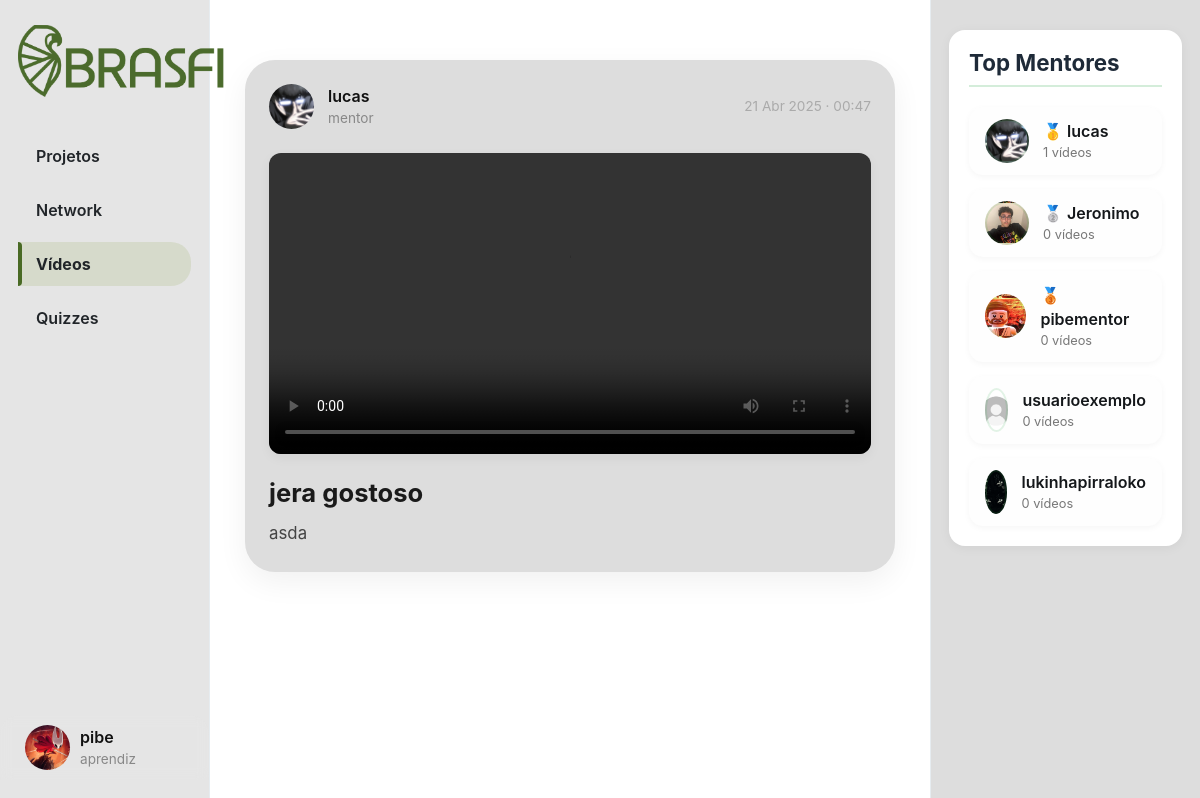
The app's page /videos (signed in), older data.
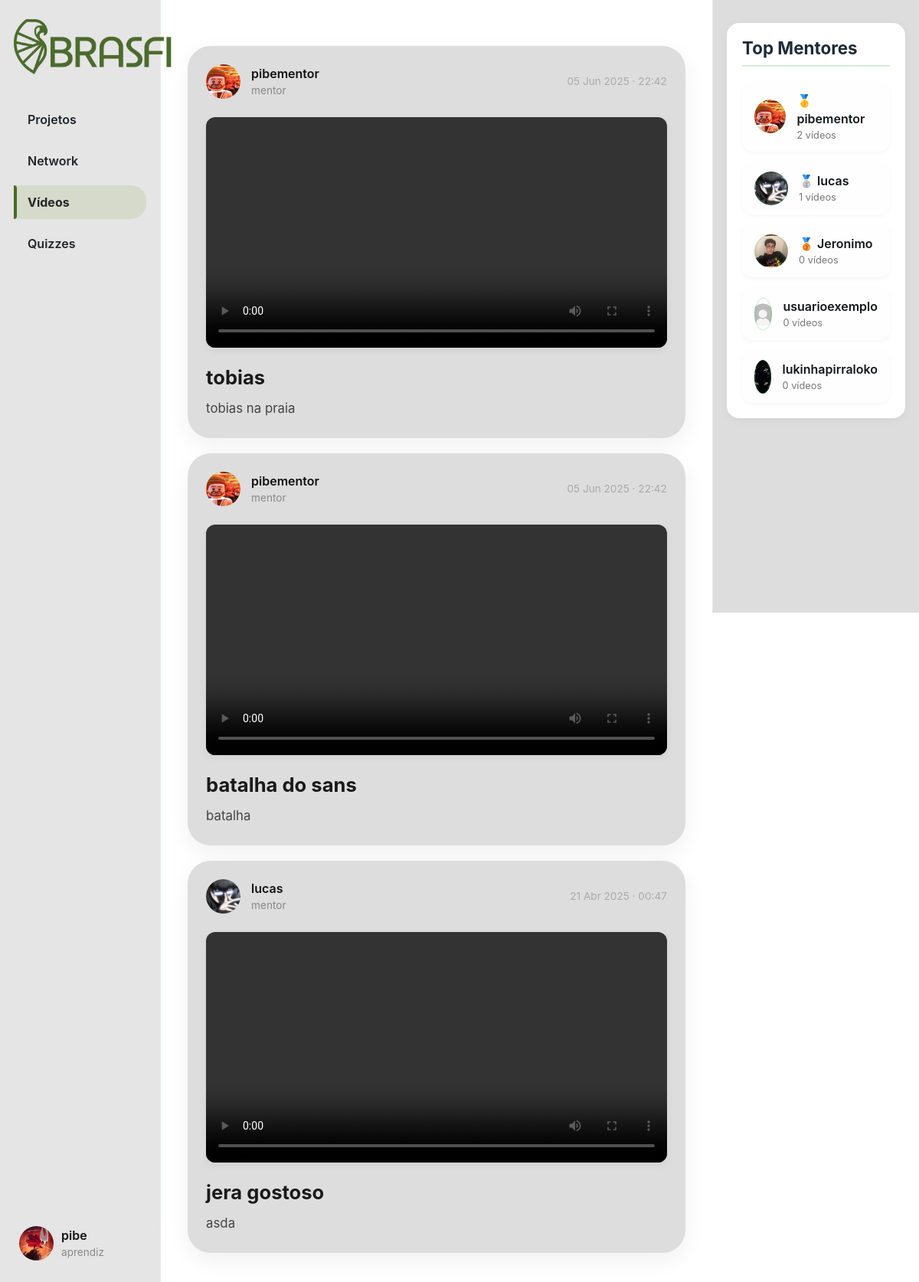
The same page, newer data.
### App_BRASFI/models.py (models this page shows, shortened)
class User(AbstractUser):
    TIPO_USUARIO = (
        ('mentor', 'Mentor'),
        ('aprendiz', 'Aprendiz'),
    )
    profilePic = models.ImageField(upload_to='profile_pic/', blank=True, null=True)
    userType = models.CharField(max_length=10, choices=TIPO_USUARIO, default='aprendiz')

class Video(models.Model):
    title = models.CharField(max_length=255)
    description = models.TextField()
    video_file = models.FileField(upload_to=video_upload_path)
    created_at = models.DateTimeField(default=timezone.now)
    user = models.ForeignKey(User, on_delete=models.CASCADE, related_name='videos')

### App_BRASFI/views.py (the view)
# urls.py: path('videos', views.VideosView, name='videos'),
@login_required
def VideosView(request):
    all_videos = Video.objects.all().order_by('-created_at')
    top_mentors_raw = User.objects.filter(userType="mentor")\
        .annotate(total_videos=Count('videos'))\
        .order_by('-total_videos')[:5]
    return render(request, "videos.html", {
        "page": "videos",
        "videos": all_videos,
        'top_mentors': top_mentors_raw,
    })

### App_BRASFI/templates/videos.html (shortened to what this page needs)
{% extends "layout.html" %}
{% load static %}
{% block body %}
    {% if videos %}
    <div class="posts-view">
        {% for video in videos %}
        <div class="post-card">
            <div class="post-header">
                <div class="creator-info">
                    <div class="small-profilepic" style="background-image: url('/media/{{ video.user.profilePic }}');"></div>
                    <div>
                        <div class="username">{{ video.user.username }}</div>
                        <div class="user-type">{{ video.user.userType }}</div>
                    </div>
                </div>
                <div class="created-at">{{ video.created_at|date:"d M Y · H:i" }}</div>
            </div>
            <video controls preload="metadata" class="video-player" src="{{ video.video_file.url }}"></video>
            <div class="post-details">
                <h3 class="video-title">{{ video.title }}</h3>
                <p class="video-description">{{ video.description }}</p>
            </div>
        </div>
        {% endfor %}
    </div>
    {% endif %}
{% endblock %}
{% block right %}
<div class="stats-box">
    <h4>Top Mentores</h4>
    <ul class="profile-list">
        {% for mentor in top_mentors|slice:":6" %}
        <li class="profile-card">
            <div class="profile-avatar" style="background-image: url('/media/{{ mentor.profilePic }}');"></div>
            <div class="profile-info">
                <div class="profile-name">
                    {% if forloop.counter == 1 %}🥇{% elif forloop.counter == 2 %}🥈{% elif forloop.counter == 3 %}🥉{% endif %}
                    {{ mentor.username }}
                </div>
                <div class="profile-meta">{{ mentor.total_videos }} vídeos</div>
            </div>
        </li>
        {% endfor %}
    </ul>
</div>
{% endblock %}

### App_BRASFI/templates/layout.html (shortened to what this page needs)
{% load static %}
<!DOCTYPE html>
<html lang="pt-br">
    <head>
        <link rel="stylesheet" href="https://cdnjs.cloudflare.com/ajax/libs/font-awesome/6.5.0/css/all.min.css">
        <link rel="stylesheet" href="https://stackpath.bootstrapcdn.com/bootstrap/4.4.1/css/bootstrap.min.css">
        <link href="{% static 'styles/hub.css' %}" rel="stylesheet">
        <link rel="stylesheet" href="{% static 'styles/likes.css' %}">
    </head>
    <body>
        <div class="body" data-page="{{page}}">
            <div class="sidenav">
                <a href="{% url 'App_BRASFI:projecthub' %}" class="navbar-brand">
                    <img src="{% static 'img/BRASFI_nobg.png' %}" height="80px">
                </a>
                <ul class="sidenav-menu">
                    <li class="nav-item {% if page == 'projecthub' %}active{% endif %}">
                        <a href="{% url 'App_BRASFI:projecthub' %}" class="nav-link">
                            <div>Projetos</div>
                        </a>
                    </li>
                    <li class="nav-item {% if page == 'networkhub' %}active{% endif %}">
                        <a href="{% url 'App_BRASFI:networkhub' %}" class="nav-link">
                            <div>Network</div>
                        </a>
                    </li>
                    <li class="nav-item {% if request.path == '/videos' %}active{% endif %}">
                        <a href="{% url 'App_BRASFI:videos' %}" class="nav-link">
                            <div>Vídeos</div>
                        </a>
                    </li>
                    <li class="nav-item {% if request.path == '/quizzes' %}active{% endif %}">
                        <a href="{% url 'App_BRASFI:quizzes' %}" class="nav-link">
                            <div>Quizzes</div>
                        </a>
                    </li>
                </ul>
                <div class="sidenav-user-wrapper">
                    <div class="user_account" onclick="toggleUserDropdown(event)">
                        <div class="small-profilepic" style="background-image: url('/media/{{ user.profilePic }}')"></div>
                        <div class="user-info">
                            <div class="username">{{ user.username }}</div>
                            <div class="user-type grey">{{ user.userType }}</div>
                        </div>
                    </div>
                </div>
            </div>
            <div class="main-div">
                <div class="left-div">
                    <div class="posts-view">
                        <div class="main-div-content">
                            {% block body %}
                            {% endblock %}
                        </div>
                    </div>
                </div>
            </div>
            <div class="right-div">
                <div class='right-div-content'>
                    {% block right %}
                    {% endblock %}
                </div>
            </div>
        </div>
    </body>
</html>

### App_BRASFI/static/styles/hub.css (style rules this page uses)
.body { display: flex; min-height: 100%; font-family: Inter, sans-serif; }
.username { font-size: 1rem; font-weight: 600; color: #111; }
.user-type, .grey { font-size: 0.8rem; color: #657786; }
.sidenav { position: fixed; left: 0%; width: 17.5%; height: 100%; background-color: #E5E5E5; padding: 20px 1.5% 0 1.5%; border-right: 1px solid #e6ecf0; z-index: 100; display: flex; flex-direction: column; }
.sidenav-menu { list-style: none; padding: 0; margin: 3vh 0; }
.sidenav-menu .nav-item { margin-bottom: 10px; position: relative; }
.sidenav-menu .nav-link { display: flex; align-items: center; font-size: 1rem; font-weight: 600; text-decoration: none; color: #212529; padding: 10px 18px; border-radius: 20px; transition: background-color 0.3s ease, color 0.3s ease, transform 0.3s ease; position: relative; overflow: hidden; }
.sidenav-menu .nav-link > div { display: flex; align-items: center; }
.sidenav-menu .nav-link::before { content: ''; position: absolute; height: 100%; width: 4px; background-color: #496A24; left: 0; top: 0; opacity: 0; transition: 0.3s ease; border-radius: 0 5px 5px 0; }
.sidenav-menu .nav-item.active .nav-link { background-color: #B6C39250; border-bottom-left-radius: 0px; border-top-left-radius: 0px; font-weight: 700; }
.sidenav-menu .nav-item.active .nav-link::before { opacity: 1; }
.sidenav-user-wrapper { position: absolute; bottom: 20px; left: 0; width: 100%; padding: 0 15px; backdrop-filter: blur(6px); border-radius: 20px 20px 0 0; }
.user_account { display: flex; align-items: center; padding: 10px; border-radius: 999px; transition: background-color 0.3s ease; cursor: pointer; }
.user-info { display: flex; margin-left: 10px; flex-direction: column; justify-content: center; }
.small-profilepic { width: 45px; height: 45px; border-radius: 50%; overflow: hidden; background-size: cover; background-repeat: no-repeat; background-position: center; box-sizing: content-box; }
.main-div { position: relative; width: 60%; left: 17.5%; min-height: 100vh; }
.left-div { position: relative; }
.right-div { width: 22.5%; right: 0%; height: 100vh; position: fixed; background-color: #DDDDDD; border-left: .5px solid #e6ecf0; }
.right-div-content { height: 92.5vh; overflow: auto; padding-left: 1.5vw; padding-right: 1.5vw; }
.posts-view { display: flex; flex-direction: column; gap: 20px; padding: 30px 2.5% 20px 2.5%; max-width: 1100px; margin: auto; }
.post-card { background: #DDDDDD; border-radius: 30px; box-shadow: 0 10px 30px rgba(0, 0, 0, 0.06); padding: 24px; display: flex; flex-direction: column; gap: 24px; transition: transform 0.3s ease, box-shadow 0.3s ease; }
.post-header { display: flex; justify-content: space-between; align-items: center; }
.creator-info { display: flex; align-items: center; gap: 14px; }
.user-type { font-size: 0.85rem; color: #888; }
.created-at { font-size: 0.85rem; color: #aaa; }
.post-details { display: flex; flex-direction: column; gap: 10px; }
.video-player { width: 100%; border-radius: 12px; box-shadow: 0 4px 12px rgba(0, 0, 0, 0.05); object-fit: cover; max-height: 500px; }
.video-title { font-size: 1.6rem; font-weight: 700; color: #1a1a1a; margin: 0; }
.video-description { font-size: 1.05rem; color: #444; line-height: 1.75; margin: 0; }
.profile-list, .media-list { list-style: none; padding: 0; margin: 0; display: flex; flex-direction: column; gap: 14px; }
.profile-card { display: flex; align-items: center; padding: 12px 16px; background-color: #fefefe; border-radius: 14px; box-shadow: 0 2px 6px rgba(0, 0, 0, 0.04); transition: background-color 0.3s ease; }
.profile-avatar { width: 44px; height: 44px; border-radius: 50%; margin-right: 14px; background-size: cover; background-position: center; border: 2px solid #28a74522; }
.profile-info { display: flex; flex-direction: column; }
.profile-name { font-weight: 600; font-size: 1rem; color: #14171a; }
.profile-meta { font-size: 0.8rem; color: #777; }
.stats-box { margin-top: 30px; padding: 20px; background: #ffffff; border-radius: 16px; box-shadow: 0 2px 12px rgba(0, 0, 0, 0.05); }
.stats-box h4 { font-size: 1.4rem; font-weight: 700; margin-bottom: 20px; border-bottom: 2px solid #28a74533; padding-bottom: 8px; color: #1e2a38; }

Row changes from the older to the newer data that the page shows:
added Video: user.profilePic (picture), user.username "pibementor", user.userType "mentor", created_at "05 Jun 2025 · 22:42", title "tobias", description "tobias na praia"
added Video: user.profilePic (picture), user.username "pibementor", user.userType "mentor", created_at "05 Jun 2025 · 22:42", title "batalha do sans", description "batalha"
changed User "pibementor": total_videos "0" → "2"; text "🥉" → "🥇"; moves up the list
computed for User "lucas": text "🥇" → "🥈"
computed for User "Jeronimo": text "🥈" → "🥉"
